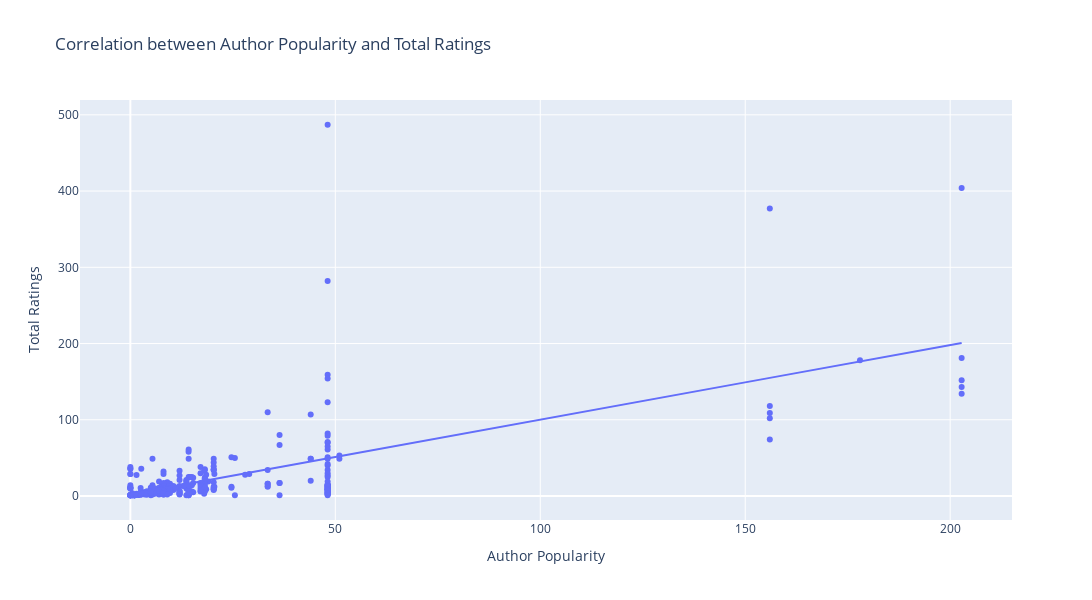

Notebook cell for this chart:
### Code cell
# Calculate the correlation coefficient
corr_coef, _ = pearsonr(df['Author Popularity'], df['Total Ratings'])
print(f'Correlation Coefficient: {corr_coef:.2f}')

# Create scatter plot with trendline
fig = px.scatter(df, x='Author Popularity', y='Total Ratings', trendline='ols',
                 title='Correlation between Author Popularity and Total Ratings',
                 labels={'Author Popularity': 'Author Popularity', 'Total Ratings': 'Total Ratings'})

# Adjust the figure size
fig.update_layout(
    width=1300,  # Set the width of the figure
    height=600   # Set the height of the figure
)

iplot(fig)

### Figure 1 — Plotly figure (JSON) as saved in the notebook; plotly's stock layout.template omitted (floating-point values rounded to 4 significant figures; data arrays with more than 128 entries replaced by an {"elided": "..."} marker saying what was removed)
{"data": [{"hovertemplate": "Author Popularity=%{x}<br>Total Ratings=%{y}<extra></extra>", "legendgroup": "", "marker": {"color": "#636efa", "symbol": "circle"}, "mode": "markers", "name": "", "orientation": "v", "showlegend": false, "type": "scatter", "x": {"elided": "337 float values"}, "xaxis": "x", "y": {"elided": "337 float values"}, "yaxis": "y"}, {"hovertemplate": "<b>OLS trendline</b><br>Total Ratings = 0.978211 * Author Popularity + 2.34395<br>R<sup>2</sup>=0.424677<br><br>Author Popularity=%{x}<br>Total Ratings=%{y} <b>(trend)</b><extra></extra>", "legendgroup": "", "marker": {"color": "#636efa", "symbol": "circle"}, "mode": "lines", "name": "", "showlegend": false, "type": "scatter", "x": {"elided": "337 float values"}, "xaxis": "x", "y": {"elided": "337 float values"}, "yaxis": "y"}], "layout": {"height": 600, "legend": {"tracegroupgap": 0}, "title": {"text": "Correlation between Author Popularity and Total Ratings"}, "width": 1300, "xaxis": {"anchor": "y", "domain": [0, 1], "title": {"text": "Author Popularity"}}, "yaxis": {"anchor": "x", "domain": [0, 1], "title": {"text": "Total Ratings"}}}}
